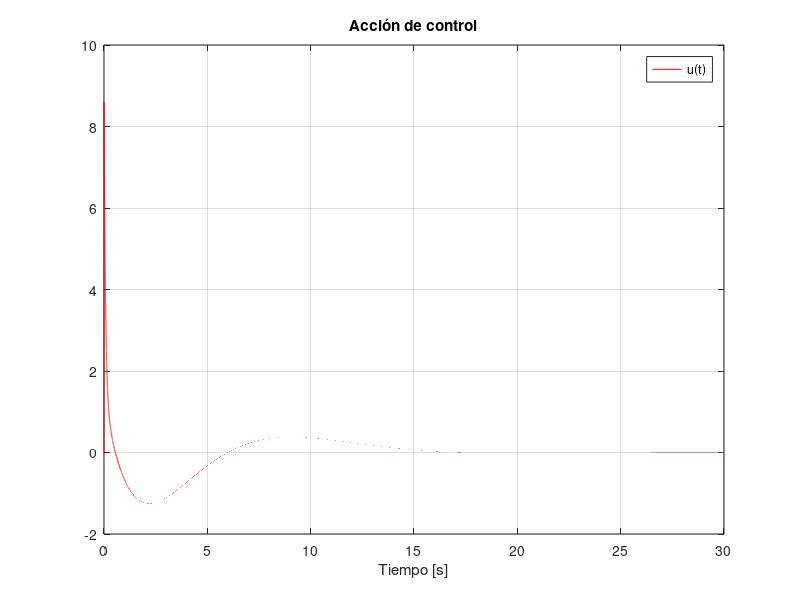
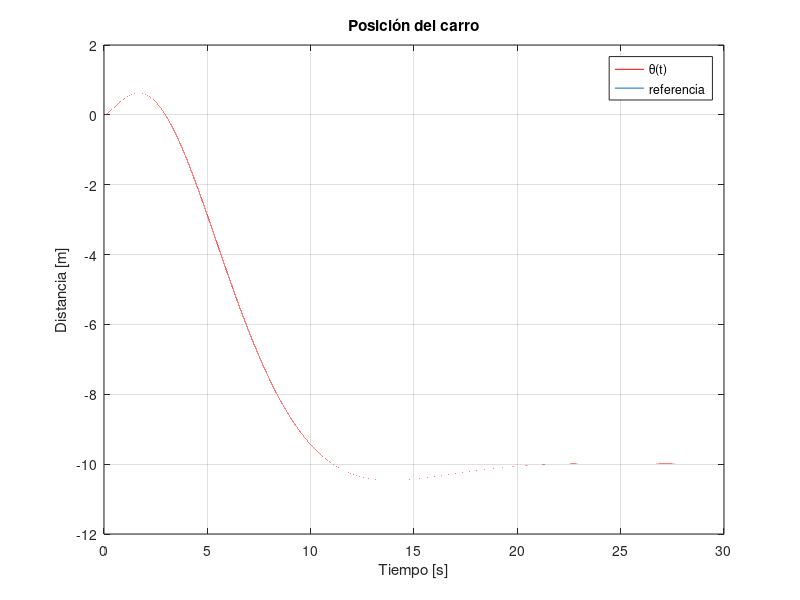
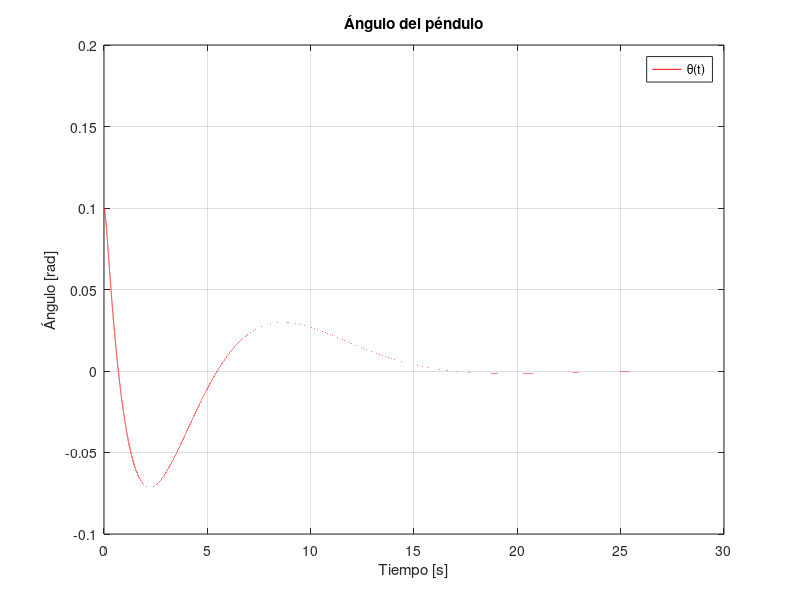

These charts were generated, in order, by the following MATLAB code:
% Caso de estudio 2 - Péndulo invertido apartado 3
clc;clear all;close all

% Parámetros
m = 0.1;
F = 0.1;
l = 1.6;
g = 9.8;
M = 1.5; 
t_etapa = 1e-4; tF = 30;
t = 0:t_etapa:tF;
tiempo = round(tF/t_etapa);

% Matrices x = [delta ; delta_p ; phi ; phi_p]
A = [0 1 0 0;0 -F/M -m*g/M 0; 0 0 0 1; 0 F/(l*M) g*(m+M)/(l*M) 0];
B = [0; 1/M; 0; -1/(l*M)];
C = [1 0 0 0];
D = 0;

% Controlabilidad y observabilidad
Co = ctrb(A, B);
rank(Co); % = 4 por ende es controlable
Ob = obsv(A,C);
rank(Ob); % = 4 por ende es observable

% LQR
Q = diag([1 1 1000 10000]);
R = 10;
K = lqr(A,B,Q,R);

% Ganancia de prealimentación
G = -inv(C*inv(A-B*K)*B);

% Referencia
ref = 0*t - 10;

% Condidiones iniciales
x0 = [0 0 0 0];
delta(1) = 0;
delta_p(1) = 0;
phi(1) = 0.1;
phi_p(1) = 0;
u(1) = 0;
phi_pp = 0;

% Iteración
for i=1:1:tiempo
x = [delta(i); delta_p(i); phi(i); phi_p(i)];

u(i+1) = -K*x+ref(i)*G;

delta_pp = 1/(M+m) *(-m*l*phi_pp*cos(phi(i))+m*l*(phi_p(i))^2*sin(phi(i))-F*delta_p(i)+u(i));
phi_pp = (1/l)* (g*sin(phi(i))-delta_pp*cos(phi(i)));

delta_p(i+1) = delta_p(i)+t_etapa*delta_pp;
delta(i+1) = delta(i) + t_etapa*delta_p(i);
phi_p(i+1) = phi_p(i) + t_etapa*phi_pp;
phi(i+1) = phi(i) + t_etapa*phi_p(i);
end

% Gráficas
figure
plot(t,u,'r');
title('Acción de control');
xlabel('Tiempo [s]');
legend('u(t)');
grid on;

figure
plot(t,delta,'r');
grid on;
hold on;
plot(t,ref);
title('Posición del carro');
xlabel('Tiempo [s]');
ylabel('Distancia [m]');
legend('θ(t)', "referencia");

figure
plot(t,phi,'r');
title('Ángulo del péndulo');
xlabel('Tiempo [s]');
ylabel('Ángulo [rad]');
legend('θ(t)');
grid on;


disp("Terminado")
